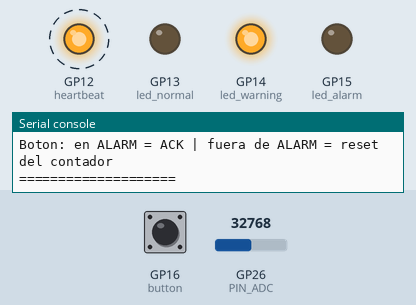
Recording of a program running on a simulated Raspberry Pi Pico running MicroPython. Parts: output pins drawn as LEDs (lit = HIGH), the last lines printed to the serial console. Dashed ring = blinking. Inputs (shaded band) come from the test bench; at power-on: GP26 (PIN_ADC) = 32768, GP16 (button) HIGH (analog values on the 0–65535 scale).

Above: at 0.9 s.
1.3 s: GP26 (PIN_ADC) set to 31872
At 1.71 s:
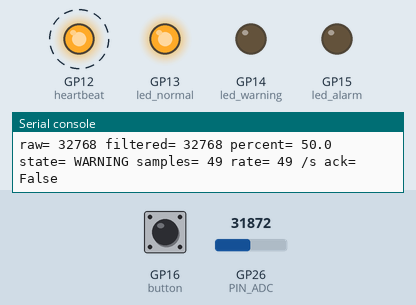
4.3 s: GP26 (PIN_ADC) set to 57670
At 4.52 s:
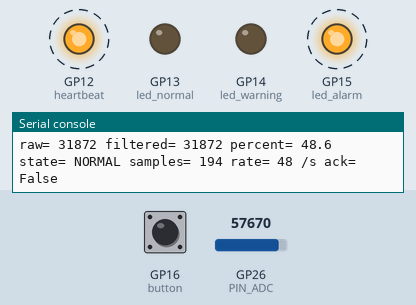
7.3 s: GP16 (button) pulled LOW for 0.15 s
At 7.52 s:
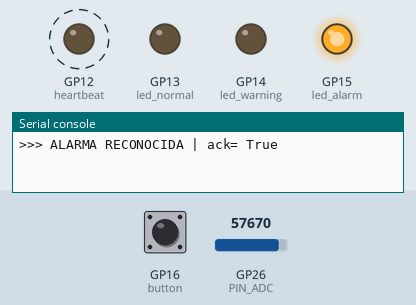
10.3 s: GP26 (PIN_ADC) set to 49648
13.3 s: GP26 (PIN_ADC) set to 48208
At 13.54 s:
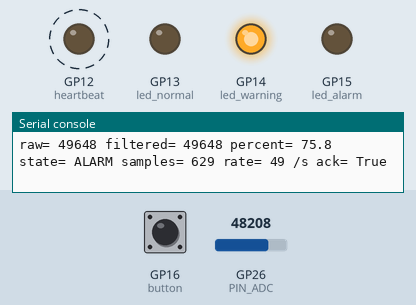
Timing chart, 0 to 20.3 s (numbered marks = the images above; inputs shaded):
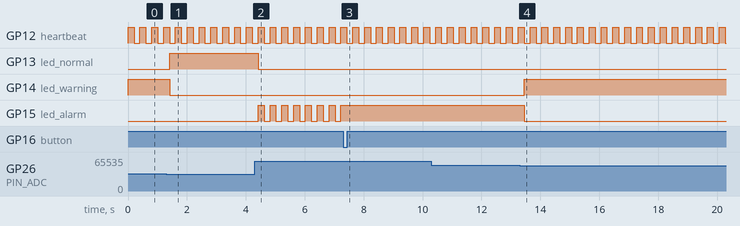

Measured:
- the behaviour switches between 32768 and 32752 on GP26 (PIN_ADC) (found by bisection; images 0 and 1)
- the behaviour switches between 49152 and 49136 on GP26 (PIN_ADC) (found by bisection; images 3 and 4)
- after the input at 1.3 s, GP13 (led_normal): LOW → HIGH after 0.11 s; GP14 (led_warning): HIGH → LOW after 0.11 s
- after the input at 4.3 s, GP13 (led_normal): HIGH → LOW after 0.12 s; GP15 (led_alarm): alternates HIGH for 0.20 s and LOW for 0.20 s, starting after 0.12 s
- after the input at 7.3 s, GP15 (led_alarm): stops changing and stays HIGH
- after the input at 13.3 s, GP14 (led_warning): LOW → HIGH after 0.15 s; GP15 (led_alarm): HIGH → LOW after 0.15 s
- by itself, GP12 (heartbeat): alternates HIGH for 0.20 s and LOW for 0.20 s

The program:

main_wokwi.py
```python
# =========================================================================
#  CHALLENGE 08 - Multitarea cooperativa (version Wokwi)
#  Sesion 08: Procesamiento multihilo / dual-core
#  Axel Garcia Arellano
#
#  Un solo nucleo ejecuta 4 tareas periodicas sin bloquearse:
#    sensor  (20 ms)  : lee ADC, filtra, clasifica y cuenta muestras
#    boton   (50 ms)  : ACK de alarma o reset del contador
#    UI      (200 ms) : LEDs de estado y heartbeat
#    serial  (1000 ms): imprime el estado del sistema
#  Cada tarea revisa su "turno" con ticks_ms(); nunca hay sleep largo.
# =========================================================================

from machine import Pin, ADC
from time import ticks_ms, ticks_diff, ticks_add, sleep_ms

# ---------------- Pines ----------------
PIN_ADC = 26            # GP26 / ADC0 - potenciometro
PIN_LED_NORMAL = 13     # LED verde
PIN_LED_WARNING = 14    # LED amarillo
PIN_LED_ALARM = 15      # LED rojo
PIN_HEARTBEAT = 12      # LED azul
PIN_BUTTON = 16         # boton a GND (PULL_UP: libre = 1, presionado = 0)

# ---------------- Umbrales (% de la senal filtrada) ----------------
ADC_MAX = 65535         # read_u16() entrega de 0 a 65535
WARNING_PCT = 50        # 50 % a 74.9 % -> WARNING
ALARM_PCT = 75          # 75 % o mas    -> ALARM

# ---------------- Filtro ----------------
FILTER_SIZE = 8         # muestras del promedio movil (8 x 20 ms = 160 ms)

# ---------------- Periodos de las tareas (ms) ----------------
SENSOR_PERIOD_MS = 20   # 50 Hz
BUTTON_PERIOD_MS = 50   # 20 Hz
UI_PERIOD_MS = 200      # 5 Hz (heartbeat y parpadeo de alarma)
LOG_PERIOD_MS = 1000    # 1 Hz
IDLE_MS = 2             # pausa minima del loop principal

# ---------------- Hardware ----------------
adc = ADC(Pin(PIN_ADC))
led_normal = Pin(PIN_LED_NORMAL, Pin.OUT, value=0)
led_warning = Pin(PIN_LED_WARNING, Pin.OUT, value=0)
led_alarm = Pin(PIN_LED_ALARM, Pin.OUT, value=0)
heartbeat = Pin(PIN_HEARTBEAT, Pin.OUT, value=0)
button = Pin(PIN_BUTTON, Pin.IN, Pin.PULL_UP)

# ---------------- Estado del sistema ----------------
window = []             # ultimas FILTER_SIZE lecturas crudas
raw_value = 0
filtered_value = 0
percent_value = 0.0
state = "INIT"
sample_count = 0
last_logged_count = 0   # para calcular muestras por segundo
alarm_ack = False
alarm_blink = False
last_button = 1


# Regresa True cuando ya llego (o paso) el tiempo objetivo
def due(now, target):
    return ticks_diff(now, target) >= 0


# Promedio movil: entra la lectura nueva y sale la mas vieja
def moving_average(raw):
    window.append(raw)
    if len(window) > FILTER_SIZE:
        window.pop(0)
    return sum(window) // len(window)


def to_percent(raw):
    return raw * 100 / ADC_MAX


def classify(percent):
    if percent >= ALARM_PCT:
        return "ALARM"
    elif percent >= WARNING_PCT:
        return "WARNING"
    else:
        return "NORMAL"


# ---------------- Tareas ----------------
def sensor_task():
    global raw_value, filtered_value, percent_value, state
    global sample_count, alarm_ack

    raw_value = adc.read_u16()
    filtered_value = moving_average(raw_value)
    percent_value = to_percent(filtered_value)
    state = classify(percent_value)
    sample_count += 1

    # Si la condicion de alarma desaparece, el ACK anterior se borra
    if state != "ALARM":
        alarm_ack = False


def button_task():
    global last_button, alarm_ack, sample_count, last_logged_count

    current = button.value()

    # Solo cuenta una pulsacion nueva (flanco 1 -> 0)
    if last_button == 1 and current == 0:
        if state == "ALARM":
            alarm_ack = True
            print(">>> ALARMA RECONOCIDA | ack= True")
        else:
            sample_count = 0
            last_logged_count = 0
            print(">>> Sin ALARM: contador de muestras reiniciado")

    last_button = current


def set_state_leds(normal, warning, alarm):
    led_normal.value(normal)
    led_warning.value(warning)
    led_alarm.value(alarm)


def ui_task():
    global alarm_blink

    heartbeat.toggle()

    if state == "NORMAL":
        set_state_leds(1, 0, 0)
    elif state == "WARNING":
        set_state_leds(0, 1, 0)
    elif state == "ALARM":
        # Sin ACK el rojo parpadea; con ACK queda fijo
        alarm_blink = not alarm_blink
        set_state_leds(0, 0, 1 if alarm_ack else alarm_blink)


def log_task():
    global last_logged_count

    rate = sample_count - last_logged_count
    last_logged_count = sample_count
    print("raw=", raw_value,
          "filtered=", filtered_value,
          "percent=", round(percent_value, 1),
          "state=", state,
          "samples=", sample_count,
          "rate=", rate, "/s",
          "ack=", alarm_ack)


# ---------------- Inicio ----------------
print("CHALLENGE 08 - Multitarea cooperativa (Wokwi)")
print("Umbrales: WARNING >=", WARNING_PCT, "% | ALARM >=", ALARM_PCT, "%")
print("Filtro: promedio movil de", FILTER_SIZE, "muestras cada", SENSOR_PERIOD_MS, "ms")
print("Boton: en ALARM = ACK | fuera de ALARM = reset del contador")
print(20 * "=")

now = ticks_ms()
next_sensor = now
next_button = now
next_ui = now
next_log = ticks_add(now, LOG_PERIOD_MS)

try:
    while True:
        now = ticks_ms()

        if due(now, next_sensor):
            sensor_task()
            next_sensor = ticks_add(now, SENSOR_PERIOD_MS)

        if due(now, next_button):
            button_task()
            next_button = ticks_add(now, BUTTON_PERIOD_MS)

        if due(now, next_ui):
            ui_task()
            next_ui = ticks_add(now, UI_PERIOD_MS)

        if due(now, next_log):
            log_task()
            next_log = ticks_add(now, LOG_PERIOD_MS)

        sleep_ms(IDLE_MS)
finally:
    # Al detener (Ctrl-C) se apagan todos los LEDs
    set_state_leds(0, 0, 0)
    heartbeat.value(0)
    print("\n[FIN] Sistema detenido, LEDs apagados")
```
